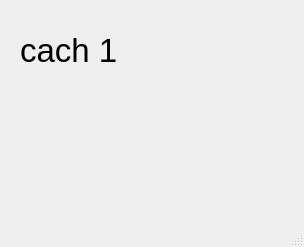
<?xml version="1.0" encoding="UTF-8"?>
<ui version="4.0">
 <class>MainWindow</class>
 <widget class="QMainWindow" name="MainWindow">
  <property name="geometry">
   <rect>
    <x>0</x>
    <y>0</y>
    <width>304</width>
    <height>247</height>
   </rect>
  </property>
  <property name="windowTitle">
   <string>MainWindow</string>
  </property>
  <widget class="QWidget" name="centralwidget">
   <widget class="QLabel" name="label">
    <property name="geometry">
     <rect>
      <x>20</x>
      <y>20</y>
      <width>141</width>
      <height>61</height>
     </rect>
    </property>
    <property name="font">
     <font>
      <pointsize>25</pointsize>
     </font>
    </property>
    <property name="text">
     <string>cach 1</string>
    </property>
   </widget>
  </widget>
  <widget class="QMenuBar" name="menubar">
   <property name="geometry">
    <rect>
     <x>0</x>
     <y>0</y>
     <width>304</width>
     <height>26</height>
    </rect>
   </property>
  </widget>
  <widget class="QStatusBar" name="statusbar"/>
 </widget>
 <resources/>
 <connections/>
</ui>
